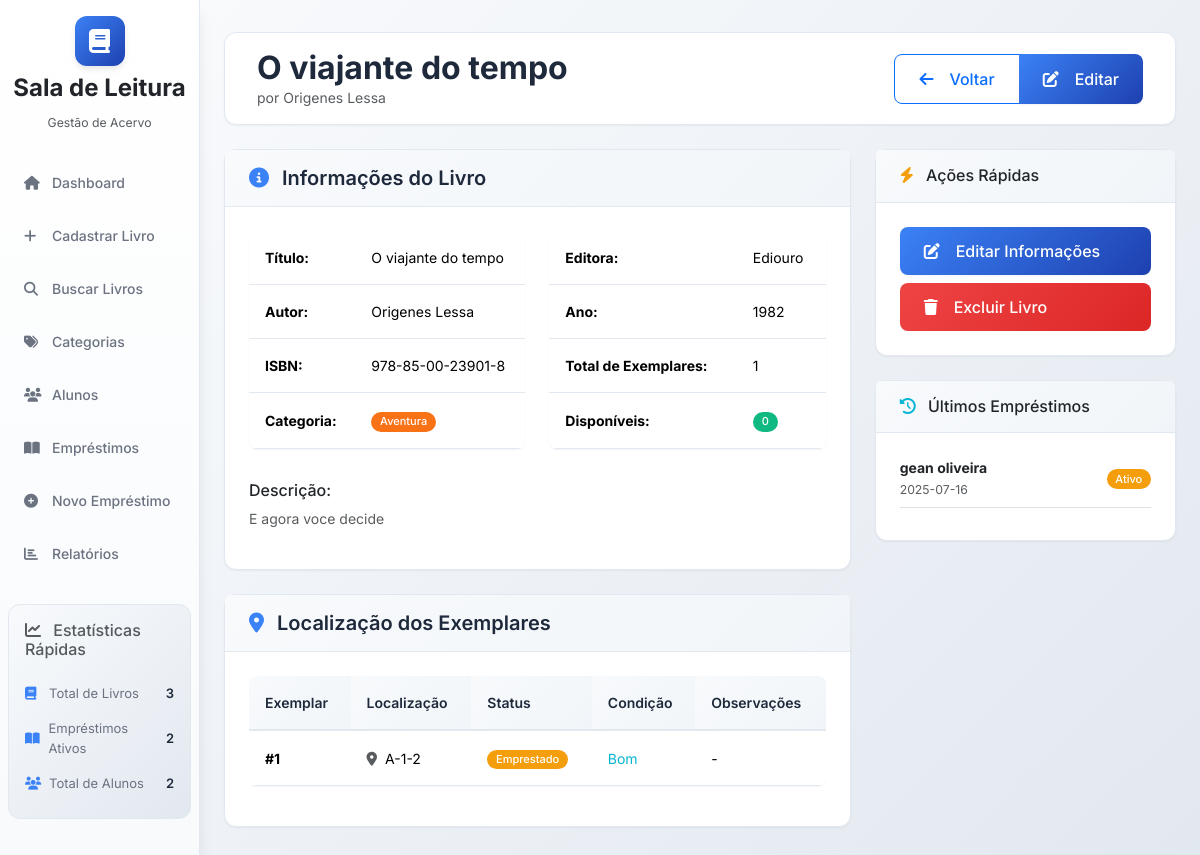
/books/42a7a3a7-5a99-4d24-9753-cc2dd8170157, run on the app's committed database.
### database/models.py (models this page shows, shortened)
class Book(db.Model):
    __tablename__ = 'books'
    id = db.Column(db.String(36), primary_key=True, default=generate_uuid)
    title = db.Column(db.String(200), nullable=False)
    author = db.Column(db.String(200), nullable=False)
    isbn = db.Column(db.String(20), unique=True)
    total_copies = db.Column(db.Integer, nullable=False)
    category = db.Column(db.String(36), db.ForeignKey('categories.id'))
    publisher = db.Column(db.String(200))
    publication_year = db.Column(db.Integer)
    description = db.Column(db.Text)
    cover_image = db.Column(db.String(500))
    qr_code = db.Column(db.String(100), unique=True)
    created_date = db.Column(db.DateTime, default=datetime.utcnow)
    updated_date = db.Column(db.DateTime, default=datetime.utcnow, onupdate=datetime.utcnow)
    copies = db.relationship('BookCopy', backref='book', lazy=True, cascade='all, delete-orphan')
    loans = db.relationship('Loan', backref='book', lazy=True)

class Category(db.Model):
    __tablename__ = 'categories'
    id = db.Column(db.String(36), primary_key=True, default=generate_uuid)
    name = db.Column(db.String(100), nullable=False, unique=True)
    description = db.Column(db.Text)
    color = db.Column(db.String(7), default='#3b82f6')
    active = db.Column(db.Boolean, default=True)
    created_date = db.Column(db.DateTime, default=datetime.utcnow)
    updated_date = db.Column(db.DateTime, default=datetime.utcnow, onupdate=datetime.utcnow)
    books = db.relationship('Book', backref='category_obj', lazy=True)

class BookCopy(db.Model):
    __tablename__ = 'book_copies'
    id = db.Column(db.String(36), primary_key=True, default=generate_uuid)
    book_id = db.Column(db.String(36), db.ForeignKey('books.id'), nullable=False)
    copy_number = db.Column(db.Integer, nullable=False)
    shelf = db.Column(db.String(10), nullable=False)
    shelf_section = db.Column(db.String(10), nullable=False)
    position_number = db.Column(db.Integer, nullable=False)
    status = db.Column(db.String(20), db.CheckConstraint("status IN ('available', 'loaned', 'maintenance', 'lost')"), default='available', nullable=False)
    condition = db.Column(db.String(20), db.CheckConstraint("condition IN ('excellent', 'good', 'fair', 'poor')"), default='good', nullable=False)
    notes = db.Column(db.Text)
    created_date = db.Column(db.DateTime, default=datetime.utcnow)
    updated_date = db.Column(db.DateTime, default=datetime.utcnow, onupdate=datetime.utcnow)
    loans = db.relationship('Loan', backref='book_copy', lazy=True)

class Loan(db.Model):
    __tablename__ = 'loans'
    id = db.Column(db.String(36), primary_key=True, default=generate_uuid)
    student_id = db.Column(db.String(36), db.ForeignKey('students.id'), nullable=False)
    book_id = db.Column(db.String(36), db.ForeignKey('books.id'), nullable=False)
    book_copy_id = db.Column(db.String(36), db.ForeignKey('book_copies.id'), nullable=False)
    loan_date = db.Column(db.Date, nullable=False, default=datetime.utcnow().date)
    expected_return_date = db.Column(db.Date, nullable=False)
    actual_return_date = db.Column(db.Date)
    status = db.Column(db.String(20), db.CheckConstraint("status IN ('active', 'returned', 'overdue')"), default='active', nullable=False)
    notes = db.Column(db.Text)
    librarian_id = db.Column(db.String(36))  # Para futuras implementações
    created_date = db.Column(db.DateTime, default=datetime.utcnow)
    updated_date = db.Column(db.DateTime, default=datetime.utcnow, onupdate=datetime.utcnow)

class Student(db.Model):
    __tablename__ = 'students'
    id = db.Column(db.String(36), primary_key=True, default=generate_uuid)
    name = db.Column(db.String(200), nullable=False)
    class_room = db.Column(db.String(50), nullable=False)
    birth_year = db.Column(db.Integer, nullable=False)
    phone = db.Column(db.String(20))
    address = db.Column(db.Text)
    guardian_name = db.Column(db.String(200), nullable=False)
    guardian_phone = db.Column(db.String(20))
    registration_number = db.Column(db.String(50), unique=True)
    active = db.Column(db.Boolean, default=True)
    created_date = db.Column(db.DateTime, default=datetime.utcnow)
    updated_date = db.Column(db.DateTime, default=datetime.utcnow, onupdate=datetime.utcnow)
    loans = db.relationship('Loan', backref='student', lazy=True)

### app.py (the view)
    @app.route('/books/<book_id>')
    def book_details(book_id):
        book = Book.query.get_or_404(book_id)
        copies = BookCopy.query.filter_by(book_id=book_id).order_by(BookCopy.copy_number).all()
        loans = Loan.query.filter_by(book_id=book_id).order_by(Loan.loan_date.desc()).limit(10).all()
        return render_template('books/book_details.html', book=book, copies=copies, loans=loans)

### templates/books/book_details.html (shortened to what this page needs)
{% extends "base.html" %}
{% block content %}
<div class="main-header d-flex justify-content-between align-items-center py-3 mb-4">
    <div>
        <h1 class="h2 mb-0">{{ book.title }}</h1>
        <p class="text-muted mb-0">por {{ book.author }}</p>
    </div>
    <div class="btn-group">
        <a href__="/books" class="btn btn-outline-primary">
            <i class="fas fa-arrow-left me-2"></i>
            Voltar
        </a>
        <a href__="{{ url_for('edit_book', book_id=book.id) }}" class="btn btn-primary">
            <i class="fas fa-edit me-2"></i>
            Editar
        </a>
    </div>
</div>
<div class="row">
    <div class="col-lg-8">
        <div class="card fade-in mb-4">
            <div class="card-header">
                <h5 class="mb-0">
                    <i class="fas fa-info-circle text-primary me-2"></i>
                    Informações do Livro
                </h5>
            </div>
            <div class="card-body">
                <div class="row">
                    <div class="col-md-6">
                        <table class="table table-borderless">
                            <tr>
                                <td><strong>Título:</strong></td>
                                <td>{{ book.title }}</td>
                            </tr>
                            <tr>
                                <td><strong>Autor:</strong></td>
                                <td>{{ book.author }}</td>
                            </tr>
                            <tr>
                                <td><strong>ISBN:</strong></td>
                                <td>{{ book.isbn or 'Não informado' }}</td>
                            </tr>
                            <tr>
                                <td><strong>Categoria:</strong></td>
                                <td>
                                    {% if book.category_obj %}
                                        <span class="badge" style="background-color: {{ book.category_obj.color }}">
                                            {{ book.category_obj.name }}
                                        </span>
                                    {% else %}
                                        Não definida
                                    {% endif %}
                                </td>
                            </tr>
                        </table>
                    </div>
                    <div class="col-md-6">
                        <table class="table table-borderless">
                            <tr>
                                <td><strong>Editora:</strong></td>
                                <td>{{ book.publisher or 'Não informado' }}</td>
                            </tr>
                            <tr>
                                <td><strong>Ano:</strong></td>
                                <td>{{ book.publication_year or 'Não informado' }}</td>
                            </tr>
                            <tr>
                                <td><strong>Total de Exemplares:</strong></td>
                                <td>{{ book.total_copies }}</td>
                            </tr>
                            <tr>
                                <td><strong>Disponíveis:</strong></td>
                                <td>
                                    <span class="badge bg-success">
                                        {{ copies|selectattr('status', 'equalto', 'available')|list|length }}
                                    </span>
                                </td>
                            </tr>
                        </table>
                    </div>
                </div>
                {% if book.description %}
                <div class="mt-3">
                    <h6>Descrição:</h6>
                    <p class="text-muted">{{ book.description }}</p>
                </div>
                {% endif %}
            </div>
        </div>
        <div class="card fade-in" style="animation-delay: 0.2s">
            <div class="card-header">
                <h5 class="mb-0">
                    <i class="fas fa-map-marker-alt text-primary me-2"></i>
                    Localização dos Exemplares
                </h5>
            </div>
            <div class="card-body">
                {% if copies %}
                <div class="table-responsive">
                    <table class="table table-hover">
                        <thead>
                            <tr>
                                <th>Exemplar</th>
                                <th>Localização</th>
                                <th>Status</th>
                                <th>Condição</th>
                                <th>Observações</th>
                            </tr>
                        </thead>
                        <tbody>
                            {% for copy in copies %}
                            <tr>
                                <td>
                                    <strong>#{{ copy.copy_number }}</strong>
                                </td>
                                <td>
                                    <i class="fas fa-map-marker-alt text-muted me-1"></i>
                                    {{ copy.shelf }}-{{ copy.shelf_section }}-{{ copy.position_number }}
                                </td>
                                <td>
                                    {% if copy.status == 'available' %}
                                        <span class="badge bg-success">Disponível</span>
                                    {% elif copy.status == 'loaned' %}
                                        <span class="badge bg-warning">Emprestado</span>
                                    {% elif copy.status == 'maintenance' %}
                                        <span class="badge bg-info">Manutenção</span>
                                    {% else %}
                                        <span class="badge bg-danger">{{ copy.status|title }}</span>
                                    {% endif %}
                                </td>
                                <td>
                                    {% if copy.condition == 'excellent' %}
                                        <span class="text-success">Excelente</span>
                                    {% elif copy.condition == 'good' %}
                                        <span class="text-info">Bom</span>
                                    {% elif copy.condition == 'fair' %}
                                        <span class="text-warning">Regular</span>
                                    {% else %}
                                        <span class="text-danger">Ruim</span>
                                    {% endif %}
                                </td>
                                <td>
                                    {{ copy.notes or '-' }}
                                </td>
                            </tr>
                            {% endfor %}
                        </tbody>
                    </table>
                </div>
                {% else %}
                <div class="text-center text-muted py-4">
                    <i class="fas fa-exclamation-triangle fa-2x mb-3"></i>
                    <p>Nenhum exemplar cadastrado para este livro.</p>
                </div>
                {% endif %}
            </div>
        </div>
    </div>
    <div class="col-lg-4">
        <div class="card fade-in mb-4" style="animation-delay: 0.1s">
            <div class="card-header">
                <h6 class="mb-0">
                    <i class="fas fa-bolt text-warning me-2"></i>
                    Ações Rápidas
                </h6>
            </div>
            <div class="card-body">
                <div class="d-grid gap-2">
                    {% set available_count = copies|selectattr('status', 'equalto', 'available')|list|length %}
                    <a href__="{{ url_for('edit_book', book_id=book.id) }}" class="btn btn-primary">
                        <i class="fas fa-edit me-2"></i>
                        Editar Informações
                    </a>
                    <button type="button" class="btn btn-danger" onclick="confirmDelete()">
                        <i class="fas fa-trash me-2"></i>
                        Excluir Livro
                    </button>
                </div>
            </div>
        </div>
        {% if loans %}
        <div class="card fade-in" style="animation-delay: 0.3s">
            <div class="card-header">
                <h6 class="mb-0">
                    <i class="fas fa-history text-info me-2"></i>
                    Últimos Empréstimos
                </h6>
            </div>
            <div class="card-body">
                {% for loan in loans[:5] %}
                <div class="d-flex justify-content-between align-items-center mb-2 pb-2 border-bottom">
                    <div>
                        <div class="fw-bold">{{ loan.student.name }}</div>
                        <small class="text-muted">{{ loan.loan_date|format_date }}</small>
                    </div>
                    <div>
                        {% if loan.status == 'active' %}
                            <span class="badge bg-warning">Ativo</span>
                        {% else %}
                            <span class="badge bg-success">Devolvido</span>
                        {% endif %}
                    </div>
                </div>
                {% endfor %}
            </div>
        </div>
        {% endif %}
    </div>
</div>
{% endblock %}

### data on the page
Book: title "O viajante do tempo", author "Origenes Lessa", isbn "978-85-00-23901-8", publisher "Ediouro", publication_year "1982", total_copies "1", description "E agora voce decide"
Category: category_obj.name "Aventura"
BookCopy: copy_number "1", shelf "A", shelf_section "1", position_number "2", status "Emprestado", condition "Bom", notes "-"
Loan: student.name "gean oliveira", loan_date "2025-07-16", status "Ativo"

### other printed values
{{ copies|selectattr('status', 'equalto', 'available')|list|length }} "0"
